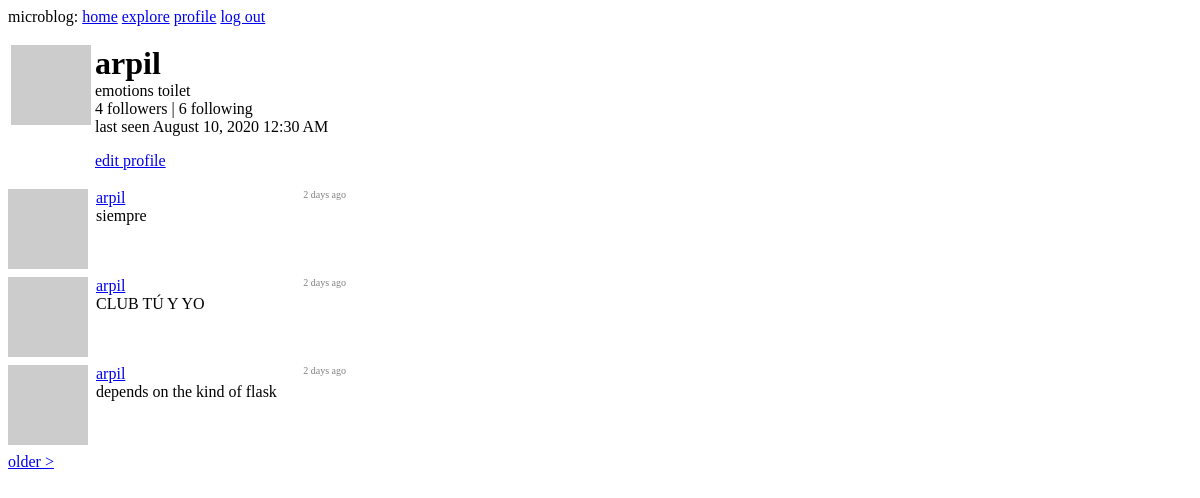
The page /user/arpil (signed in) on the database as committed earlier.
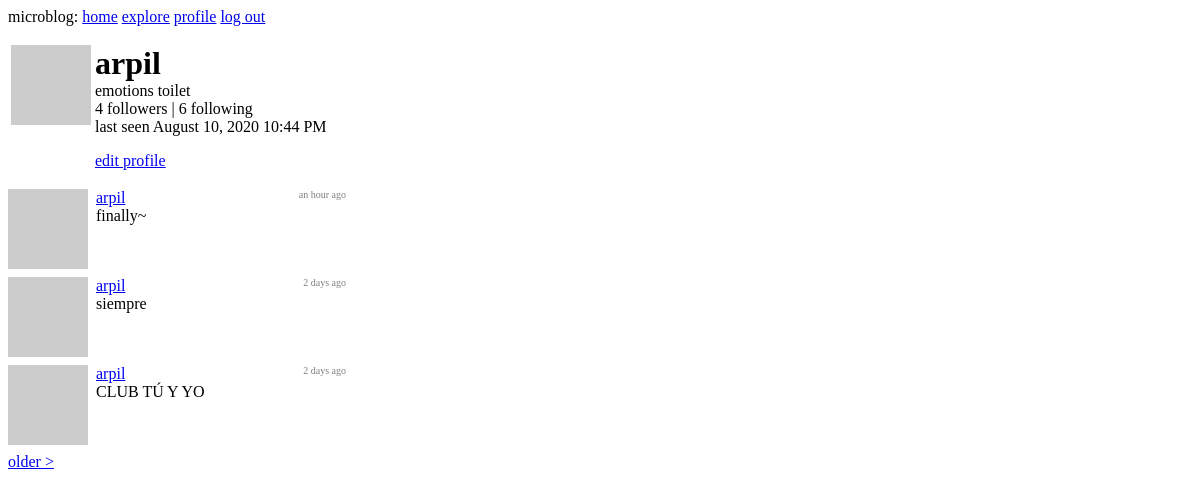
The same page on the database as committed later.
### app/models.py (models this page shows, shortened)
class User(UserMixin, db.Model):
    id = db.Column(db.Integer, primary_key=True)
    username = db.Column(db.String(64), index=True, unique=True)
    email = db.Column(db.String(120), index=True, unique=True)
    pw_hash = db.Column(db.String(128))
    about_me = db.Column(db.String(140))
    following = db.relationship(
        'User',
        secondary=follows,
        primaryjoin=(follows.c.follower_id == id),
        secondaryjoin=(follows.c.followed_id == id),
        backref=db.backref('followers', lazy='dynamic'),
        lazy='dynamic'
    )
    last_seen = db.Column(db.DateTime, default=datetime.utcnow)
    posts = db.relationship('Post', backref='author', lazy='dynamic')
    def avatar(self, size):
        digest = md5(self.email.lower().encode('utf-8')).hexdigest()
        return 'https://www.gravatar.com/avatar/{}?d=identicon&s={}'.format(digest, size)

class Post(db.Model):
    id = db.Column(db.Integer, primary_key=True)
    body = db.Column(db.String(140))
    timestamp = db.Column(db.DateTime, index=True, default=datetime.utcnow)
    user_id = db.Column(db.Integer, db.ForeignKey('user.id'))

### app/main/routes.py (the view)
@bp.route('/user/<username>')
@login_required
def user(username):
    _user = User.query.filter_by(username=username).first_or_404()
    page = request.args.get('page', 1, type=int)
    posts = _user.posts.order_by(
        Post.timestamp.desc()
    ).paginate(
        page, current_app.config['POSTS_PER_PAGE'], False
    )
    next_url = url_for('main.user', username=_user.username, page=posts.next_num) \
        if posts.has_next else None
    prev_url = url_for('main.user', username=_user.username, page=posts.prev_num) \
        if posts.has_prev else None
    form = EmptyForm()
    return render_template(
        'user.html',
        user=_user,
        posts=posts.items,
        next_url=next_url,
        prev_url=prev_url,
        form=form
    )

### app/main/routes.py (called while the page is built)
@bp.before_request
def before_request():
    if current_user.is_authenticated:
        current_user.last_seen = datetime.utcnow()
        db.session.commit()

### app/models.py (called while the page is built)
@login.user_loader
def load_user(user_id):
    return User.query.get(int(user_id))

### app/templates/user.html (shortened to what this page needs)
{% extends "base.html" %}
{% block content %}
  <table style="margin-bottom: 16px;">
    <tr valign="top">
      <td><img src="{{ user.avatar(128) }}"></td>
      <td>
        <h1 style="margin: 0;">{{ user.username }}</h1>
        {% if user.about_me %}
          <p style="margin: 0;">{{ user.about_me }}</p>
        {% endif %}
        <p style="margin: 0;">
          {{ user.followers.count() }} followers |
          {{ user.following.count() }} following
        </p>
        <p style="margin: 0;">
          last seen {{ moment(user.last_seen).format('LLL') }}
        </p>
        {% if user == current_user %}
          <p><a href="{{ url_for('main.edit_profile') }}">edit profile</a></p>
        {% endif %}
      </td>
    </tr>
  </table>
  {% for post in posts %}
    {% include '_post.html' %}
  {% endfor %}
  {% if next_url %}
    <a href="{{ next_url }}">older ></a>
  {% endif %}
{% endblock %}

### app/templates/_post.html
<div style="display: flex; margin-bottom: 8px;">
  <div style="margin-right: 8px;"><img src="{{ post.author.avatar(36) }}"></div>
  <div style="display: flex; flex-direction: column; width: 250px;">
    <div style="display: flex; justify-content: space-between;">
      <a href="{{ url_for('main.user', username=post.author.username) }}">
        {{ post.author.username }}
      </a>
      <div style="color: gray; font-size: 10px;">
        {{ moment(post.timestamp).fromNow() }}
      </div>
    </div>
    <div>{{ post.body }}</div>
  </div>
</div>

Rows that differ between the two databases and show on the page:
no longer on this page (row unchanged): Post: author.username "arpil", timestamp "2 days ago", body "depends on the kind of flask"
changed User "arpil": last_seen "August 10, 2020 12:30 AM" → "August 10, 2020 10:44 PM"
added Post: author.username "arpil", timestamp "an hour ago", body "finally~"
